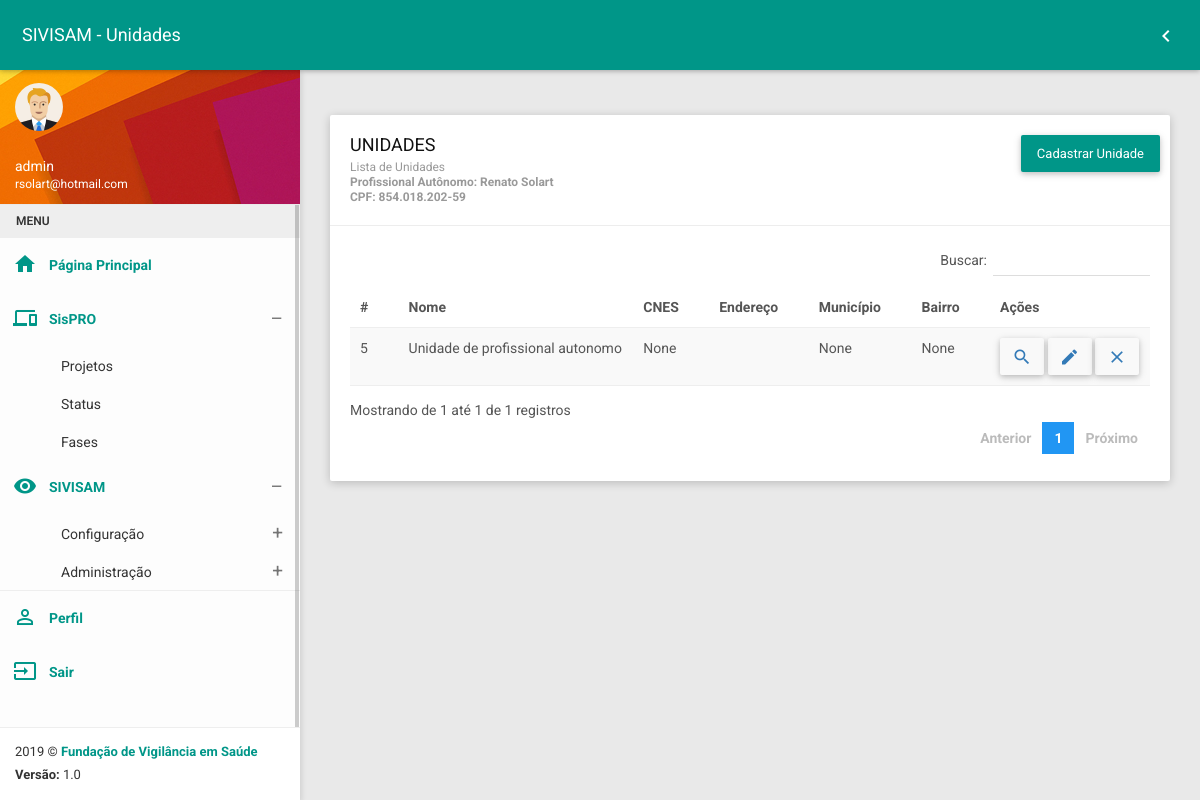
/devisa/unid_autonomo_list/5 (signed in), run on the app's committed database.
### devisa/models.py (models this page shows, shortened)
class Entidade(models.Model):
    ent_tipo_entidade = models.CharField(verbose_name='tipo de entidade', max_length=2, default=1)  # required
    ent_cpf = models.CharField(verbose_name='CPF', max_length=20, null=True, default='', blank=True)
    ent_cnpj = models.CharField(verbose_name='CNPJ', max_length=30, null=True, default='', blank=True)
    ent_nome_razao = models.CharField(verbose_name='nome / Razão Social', max_length=300)  # required
    ent_fantasia = models.CharField(verbose_name='nome Fantasia', max_length=200, blank=True, default='', null=True)
    ent_insc_estadual = models.CharField(verbose_name='Inscrição Estadual', max_length=100, blank=True, default='',
                                         null=True)
    ent_insc_municipal = models.CharField(verbose_name='Inscrição Municipal', max_length=100, blank=True, default='',
                                          null=True)
    ent_cnes = models.CharField(verbose_name='CNES (Estabelecimentos de Saúde)', max_length=100, blank=True, default='',
                                null=True)
    ent_cep = models.CharField(verbose_name='CEP', max_length=20, blank=True, default='', null=False)
    ent_complemento = models.CharField(verbose_name='Complemento', max_length=300, blank=True, default='', null=True)
    ent_endereco = models.CharField(verbose_name='Endereço', max_length=300, blank=True, default='', null=False)
    ent_numero = models.CharField(verbose_name='Endereço', max_length=6, blank=True, default='', null=False)
    ent_fone = models.CharField(verbose_name='Telefone', max_length=20, blank=True, default='', null=True)
    ent_fax = models.CharField(verbose_name='Fax', max_length=20, blank=True, default='', null=True)
    ent_email = models.CharField(verbose_name='E-mail', max_length=200, blank=True, default='', null=True)
    ent_dt_inicio_func = models.CharField(verbose_name='Data de Início do Funcionamento', max_length=20, blank=True,
                                          default='', null=False)
    ent_pasta_num = models.CharField(verbose_name='Número da Pasta', max_length=200, blank=True, default='', null=True)
    ent_obj_contrato_social = models.CharField(verbose_name='Objetivo Contrato Social', max_length=500, blank=True,
                                               default='', null=True)
    ent_observacoes = models.CharField(verbose_name='Observações', max_length=500, blank=True, default='', null=True)
    ent_rg = models.CharField(verbose_name='RG', max_length=20, blank=True, default='', null=True)
    ent_orgao_exp = models.CharField(verbose_name='Órgão Expedidor', max_length=100, blank=True, default='', null=True)
    ent_dt_expedicao = models.CharField(verbose_name='Data de Expedição', max_length=20, blank=True, default='',
                                        null=True)
    ent_registro_conselho = models.CharField(verbose_name='Registro no Conselho', max_length=100, blank=True, default=''
                                             , null=True)
    ent_especializacao = models.CharField(verbose_name='Especialização', max_length=200, blank=True, default='',
                                          null=True)
    municipio = models.ForeignKey(Municipio, on_delete=models.SET_NULL, blank=True, null=True)
    bairro = models.ForeignKey(Bairro, on_delete=models.SET_NULL, blank=True, null=True)
    natureza_juridica_dependencia = models.ForeignKey(Natureza, on_delete=models.SET_NULL, blank=True, null=True)
    escolaridade = models.ForeignKey(Escolaridade, on_delete=models.SET_NULL, blank=True, null=True)
    formacao_profissional = models.ForeignKey(Formacao, on_delete=models.SET_NULL, blank=True, null=True)
    conselho = models.ForeignKey(Conselho, on_delete=models.SET_NULL, blank=True, null=True)
    uf_conselho = models.CharField(verbose_name='UF', max_length=2, blank=True)
    class Meta:
        permissions = (
            ('entidade_list', 'Pode listar entidades'),
            ('entidade_create', 'Pode cadastrar entidade'),
            ('entidade_update', 'Pode editar entidade'),
            ('entidade_view', 'Pode ver entidade'),
            ('entidade_delete', 'Pode excluir entidade'),
            ('cpf_autonomo', 'Pode listar profissionais autônomos'),
            ('cpf_autonomo_validacao', 'Pode validar CPF de profissional autônomo'),
            ('cpf_autonomo_create', 'Pode cadastrar profissional autônomo'),
            ('cpf_autonomo_update', 'Pode editar profissional autônomo'),
            ('cpf_autonomo_view', 'Pode ver profissional autônomo'),
            ('cpf_autonomo_delete', 'Pode excluir profissional autônomo'),
            ('cpf_liberal', 'Pode listar profissionais liberais'),
            ('cpf_liberal_validacao', 'Pode validar CPF de profissional liberal'),
            ('cpf_liberal_create', 'Pode cadastrar profissional liberal'),
            ('cpf_liberal_update', 'Pode editar profissional liberal'),
            ('cpf_liberal_view', 'Pode ver profissional liberal'),
            ('cpf_liberal_delete', 'Pode excluir profissional liberal'),
            ('cnpj', 'Pode listar estabelecimentos'),
            ('cnpj_validacao', 'Pode validar CNPJ de estabelecimento'),
            ('cnpj_create', 'Pode cadastrar estabelecimento'),
            ('cnpj_update', 'Pode editar estabelecimento'),
            ('cnpj_view', 'Pode ver estabelecimento'),
            ('cnpj_delete', 'Pode excluir estabelecimento')
        )

class EntidadeUnidade(models.Model):
    estabelecimento = models.ForeignKey(Entidade, related_name='estabelecimento', on_delete=models.PROTECT)
    unidade = models.ForeignKey(Entidade, related_name='unidade', on_delete=models.PROTECT)
    class Meta:
        permissions = (
            ('unid_list', 'Pode listar unidades do estabelecimento'),
            ('unid_create', 'Pode cadastrar unidade do estabelecimento'),
            ('unid_update', 'Pode editar unidade do estabelecimento'),
            ('unid_view', 'Pode ver unidade do estabelecimento'),
            ('unid_delete', 'Pode excluir unidade do estabelecimento'),
            ('unid_liberal_list', 'Pode listar unidades do profissional liberal'),
            ('unid_liberal_create', 'Pode cadastrar unidade do profissional liberal'),
            ('unid_liberal_update', 'Pode editar unidade do profissional liberal'),
            ('unid_liberal_view', 'Pode ver unidade do profissional liberal'),
            ('unid_liberal_delete', 'Pode excluir unidade do profissional liberal'),
            ('unid_autonomo_list', 'Pode listar unidades do profissional autônomo'),
            ('unid_autonomo_create', 'Pode cadastrar unidade do profissional autônomo'),
            ('unid_autonomo_update', 'Pode editar unidade do profissional autônomo'),
            ('unid_autonomo_view', 'Pode ver unidade do profissional autônomo'),
            ('unid_autonomo_delete', 'Pode excluir unidade do profissional autônomo')
        )

### devisa/views.py (the view)
# urls.py: path('unid_autonomo_list/<int:id>', unid_autonomo_list, name="unid_autonomo_list"),
@login_required
@permission_required('devisa.unid_autonomo_list')
def unid_autonomo_list(request, id):
    estabelecimento = get_object_or_404(Entidade, pk=id)
    unidades = EntidadeUnidade.objects.filter(estabelecimento=estabelecimento)
    return render(request, 'unidade/unid_autonomo_list.html', {'estabelecimento': estabelecimento, 'unidades': unidades})

### devisa/templates/unidade/unid_autonomo_list.html (shortened to what this page needs)
{% extends 'base.html' %}
{% load static %}
{% block css %}
    <link href="{% static 'plugins/bootstrap/css/bootstrap.css' %}" rel="stylesheet">
    <link href="{% static 'plugins/node-waves/waves.css' %}" rel="stylesheet" />
    <link href="{% static 'plugins/animate-css/animate.css' %}" rel="stylesheet" />
    <link href="{% static 'plugins/jquery-datatable/skin/bootstrap/css/dataTables.bootstrap.css' %}" rel="stylesheet">
    <link href="{% static 'css/style.css' %}" rel="stylesheet">
    <link href="{% static 'css/themes/all-themes.css' %}" rel="stylesheet" />
{% endblock %}
{% block title %} SIVISAM - Unidades {% endblock %}
{% block return %}
       <li class="pull-right"><a href="{% url 'cpf_autonomo' %}"><i class="material-icons">chevron_left</i></a></li>
{% endblock %}
{% block content %}
<div class="row clearfix">
                <div class="col-lg-12 col-md-12 col-sm-12 col-xs-12">
                    <div class="card">
                        <div class="header">
                            <h2>
                                UNIDADES
                                <small>
                                    Lista de Unidades
                                    <br/><b>Profissional Autônomo: {{ estabelecimento.ent_nome_razao }}</b>
                                    <br/><b>CPF: {{ estabelecimento.ent_cpf }}</b>
                                </small>
                            </h2>
                            <ul class="header-dropdown m-r--5">
                                <li class="dropdown">
                                    <a href="{% url 'unid_autonomo_create' estabelecimento.id %}">
                                        <button type="button" class="btn bg-teal btn-block btn-lg waves-effect">
                                            Cadastrar Unidade
                                        </button>
                                    </a>
                                </li>
                            </ul>
                        </div>
                        <div class="body">
                            <div class="table-responsive">
                                <table class="table table-striped table-hover dataTable js-exportable">
                                    <thead>
                                        <tr>
                                            <th>#</th>
                                            <th>Nome</th>
                                            <th>CNES</th>
                                            <th>Endereço</th>
                                            <th>Município</th>
                                            <th>Bairro</th>
                                            <th>Ações</th>
                                        </tr>
                                    </thead>
                                    <tbody>
                                        {% for unidade in unidades %}
                                        <tr>
                                            <td>{{ unidade.id }}</td>
                                            <td>{{ unidade.unidade.ent_nome_razao }}</td>
                                            <td>{{ unidade.unidade.ent_cnes }}</td>
                                            <td>{{ unidade.unidade.ent_endereco }}</td>
                                            <td>{{ unidade.unidade.municipio }}</td>
                                            <td>{{ unidade.unidade.bairro }}</td>
                                            <td>
                                                <a href="{% url 'unid_autonomo_view' unidade.id %}" rel="tooltip" title="Visualizar" class="btn"><i class="material-icons">search</i></a>
                                                <a href="{% url 'unid_autonomo_update' unidade.id %}" rel="tooltip" title="Editar" class="btn"><i class="material-icons">mode_edit</i></a>
                                                <a href="{% url 'unid_autonomo_delete' unidade.id %}" rel="tooltip" title="Excluir" class="btn"><i class="material-icons">close</i></a>
                                            </td>
                                        </tr>
                                        {% endfor %}
                                    </tbody>
                                </table>
                            </div>
                        </div>
                    </div>
                </div>
            </div>
{% endblock %}

### templates/base.html (shortened to what this page needs)
{% load static %}
<!DOCTYPE html>
<html>
<head>
    {% block css %}
    {% endblock %}
</head>
<body class="theme-teal">
    <nav class="navbar">
        <div class="container-fluid">
            <div class="navbar-header">
                <a class="navbar-brand" href="javascript:void(0);">{% block title %}{% endblock %}</a>
            </div>
            <div class="collapse navbar-collapse" id="navbar-collapse">
                <ul class="nav navbar-nav navbar-right">
                {% block return %}{% endblock %}
                </ul>
            </div>
        </div>
    </nav>
    <section>
        <aside id="leftsidebar" class="sidebar">
            <div class="user-info">
                <div class="image">
                    <img src="{% static 'images/user.png' %}" width="48" height="48" alt="User" />
                </div>
                <div class="info-container">
                    <div class="name" data-toggle="dropdown" aria-haspopup="true" aria-expanded="false">{{ user.username }}</div>
                    <div class="email">{{ user.email }}</div>
                </div>
            </div>
            <div class="menu">
                <ul class="list">
                    <li class="header">MENU</li>
                    <li class="active">
                        <a href="{% url 'home' %}">
                            <i class="material-icons">home</i>
                            <span>Página Principal</span>
                        </a>
                    </li>
                    <li class="active">
                        {% if perms.sistemasfvs.sistema_list %}
                                <a href="javascript:void(0);" class="menu-toggle">
                                    <i class="material-icons">devices</i>
                                    <span>SisPRO</span>
                                </a>
                        {% endif %}
                        <ul class="ml-menu">
                            <li>
                                <a href="{% url 'sistema_list' %}">
                                    <span>Projetos</span>
                                </a>
                            </li>
                            <li>
                                <a href="{% url 'status_list' %}">
                                    <span>Status</span>
                                </a>
                            </li>
                            <li>
                                <a href="{% url 'fase_list' %}">
                                    <span>Fases</span>
                                </a>
                            </li>
                        </ul>
                    </li>
                    <li class="active">
                        <a href="javascript:void(0);" class="menu-toggle" style="">
                            <i class="material-icons">remove_red_eye</i>
                            <span>SIVISAM</span>
                        </a>
                        <ul class="ml-menu">
                            <li>
                                <a href="javascript:void(0);" class="menu-toggle">
                                    <span>Configuração</span>
                                </a>
                            </li>
                            <li>
                                <a href="javascript:void(0);" class="menu-toggle">
                                    <span>Administração</span>
                                </a>
                            </li>
                        </ul>
                    </li>
                    <li style="border-top: 1px solid #eee;" class="active">
                        <a href="{% url 'perfil' %}">
                            <i class="material-icons">perm_identity</i>
                            <span>Perfil</span>
                        </a>
                    </li>
                    <li class="active">
                        <a href="{% url 'logout' %}">
                            <i class="material-icons">input</i>
                            <span>Sair</span>
                        </a>
                    </li>
                </ul>
            </div>
            <div class="legal">
                <div class="copyright">
                     2019 &copy; <a href="http://www.fvs.am.gov.br">Fundação de Vigilância em Saúde</a>
                </div>
                <div class="version">
                    <b>Versão: </b> 1.0
                </div>
            </div>
        </aside>
    </section>
    <section class="content">
        <div class="container-fluid">
           {% block content %}
           {% endblock %}
        </div>
    </section>
</body>
</html>

### data on the page
Entidade: ent_nome_razao "Renato Solart", ent_cpf "854.018.202-59"
EntidadeUnidade: id "5", unidade.ent_nome_razao "Unidade de profissional autonomo", unidade.ent_cnes "None", unidade.municipio "None", unidade.bairro "None"

### other printed values
{{ user.username }} "admin"
{{ user.email }} "rsolart@hotmail.com"
